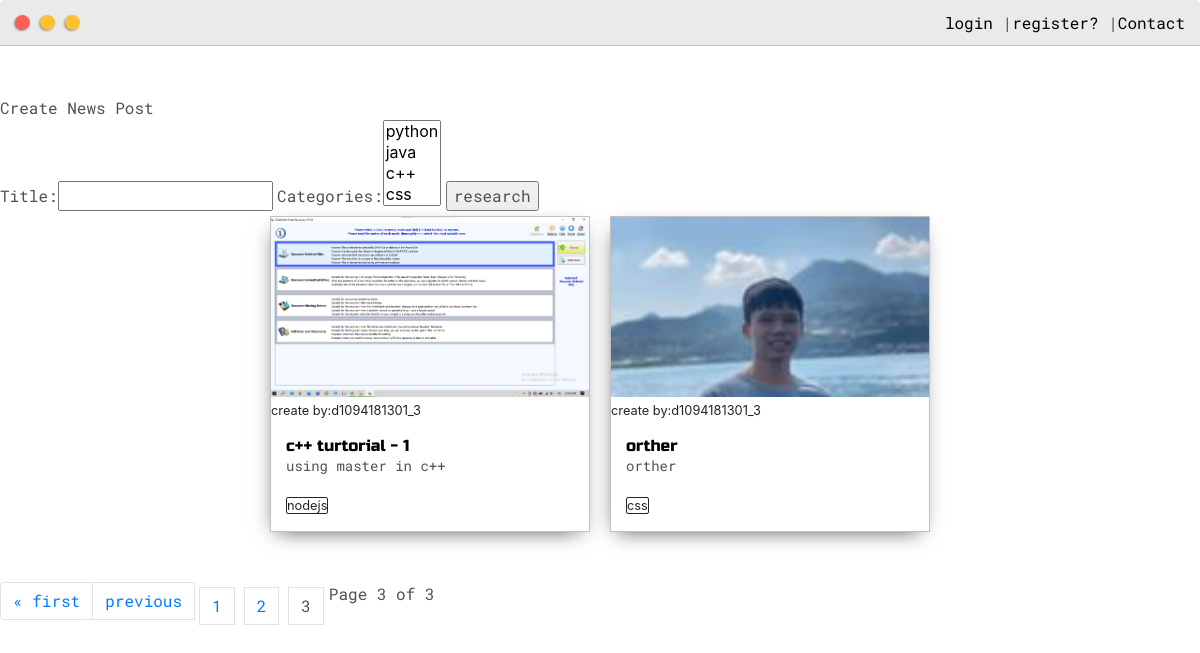
The page /posts/?page=3 on the database its author committed.
### OurProfile/models.py (models this page shows, shortened)
class Post(models.Model):
    customer = models.ForeignKey(User,on_delete=models.CASCADE)
    images = models.ImageField(null = True,blank=True)
    title = models.CharField(max_length=200)
    body = models.TextField(max_length=500)
    date_created = models.DateTimeField(auto_now_add=True)
    categories = models.ManyToManyField(Tag,null=True)
    public = models.BooleanField(default=False)
    private = models.BooleanField(default=False)

class Tag(models.Model):
    name = models.CharField(max_length=50)
    def __str__(self):
        return self.name

### OurProfile/views.py (the view)
# urls.py: path('posts/',views.posts,name="posts"),
def posts(request):
    posts = Post.objects.all()
    filters = FiltersForms(request.GET, queryset=posts)
    posts = filters.qs
    page_number = request.GET.get('page')
    paginator = Paginator(posts, 2)
    try:
        posts = paginator.page(page_number)
    except PageNotAnInteger:
        posts = paginator.page(1)
    except EmptyPage:
        posts = paginator.page(paginator.num_pages)
    context = {'posts':posts,'filters':filters,}
    return render(request,"OurProfile/posts.html",context)

### OurProfile/templates/OurProfile/posts.html (shortened to what this page needs)
{% extends "OurProfile/layout.html" %}
{% load static %}
{% block content %}
<div style="padding-top: 50px;">
    <div>
        <a href="{% url 'createpost' %}"><span>Create News Post</span></a>
    </div>
    <div>
        <form id="searchform" method="get">
            {{filters.form}}
            <input type="submit" value="research">
        </form>
    </div>
    <div class="main-container">
        <div class="post-wrapper">
        {% for post in posts %}
            <div>
                <div class="post">
                    <a href="{% url 'post' post.id %}">
                        {% if post.images %}
                        <img class="thumbnail" src="{{ post.images.url }}">
                        {% else %}
                        <p>no images </p>
                        {% endif %}
                    </a>
                    <small>create by:{{post.customer}}</small>
                    <div class="post-preview">
                        <h6 class="post-title">{{post.title}}</h6>
                        <p class="post-intro">{{post.body}}</p>
                        {% for categories in post.categories.all %}
                            <small style="border: solid 1px;border-radius: 2px;margin-right: 5px;">{{categories}}</small>
                        {% endfor %}
                    </div>
                </div>
            </div>
        {% endfor %}
        </div>
    </div>
    <div class="pagination">
        <span class="step-links">
            <div style="display: flex;">
                {% if posts.has_previous %}
                    <li class="page-item" ><a data-page="1" class="page-link" href="?page=1">&laquo; first</a></li>
                    <li class="page-item" ><a data-page="{{posts.previous_page_number}}" class="page-link" href="?page={{ posts.previous_page_number }}">previous</a></li>
                {% endif %}
                {% for i in posts.paginator.page_range %}
                    {% if posts.number == i%}
                        <li class="page-item" style="margin: 5px;"><a class="active page-link">{{i}}</a></li>
                    {% else %}
                        <li class="page-item" style="margin: 5px;"><a data-page="{{i}}" class="page-link" href="?page{{i}}">{{i}}</a></li>
                    {% endif %}
                {% endfor %}
            <span class="current">
                Page {{ posts.number }} of {{ posts.paginator.num_pages }}
            </span>
            </div>
        </span>
    </div>
</div>
{% endblock content %}

### static/css/layout.css (style rules this page uses)
:root { --mainColor:#eaeaea; --secondaryColor:#fff; --borderColor:#c1c1c1; --mainText:black; --secondaryText:#4b5156; --themeDotBorder:#24292e; --previewBg:rgb(251, 249, 243, 0.8); --previewShadow:#f0ead6; --buttonColor:black; }
html, body { padding: 0; margin: 0; scroll-behavior: smooth; }
body * { transition: 0.3s; }
h1, h2, h3, h4, h5, h6, strong { color: var(--mainText); font-family: 'Russo One', sans-serif; font-weight: 500; }
p, li, span, label, input, textarea { color: var(--secondaryText); font-family: 'Roboto Mono', monospace; }
a { text-decoration: none; color:#17a2b8; }
h6 { font-size: 16px; }
.main-container { width: 1200px; margin: 0 auto; }
.post-wrapper { display: grid; grid-template-columns: repeat(auto-fit, 320px); gap:20px; justify-content: center; padding-bottom: 50px; }
.post { border:1px solid var(--borderColor); -webkit-box-shadow: -2px 7px 21px -9px rgba(0,0,0,0.75); -moz-box-shadow: -2px 7px 21px -9px rgba(0,0,0,0.75); box-shadow: -2px 7px 21px -9px rgba(0,0,0,0.75); }
.thumbnail { display: block; width: 100%; height:180px; object-fit: cover; }
.post-preview { background-color: #fff; padding:15px; }
.post-title { color:black; margin: 0; }
.post-intro { color:#4b5156; font-size: 14px; }
@media screen and (max-width: 1200px) { .main-container { width: 95%; } }

### rows shown on the page
Post: images (picture), customer "d1094181301_3", title "c++ turtorial - 1", body "using master in c++"
Tag: name "nodejs"
Post: images (picture), customer "d1094181301_3", title "orther", body "orther"
Tag: name "css"

### other values the page prints
{{ i }} "1" "2"
{{ i }} "3"
{{ posts.number }} "3"
{{ posts.paginator.num_pages }} "3"
